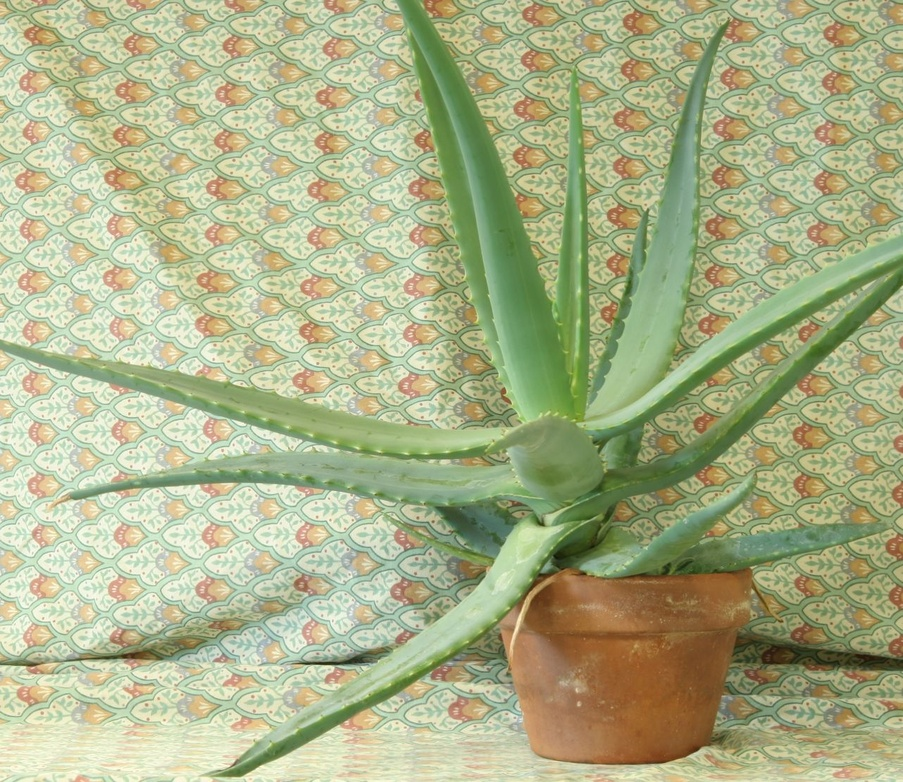
#> input picture camera_calibration_3d_restruct/data/aloeL.jpg, 903 x 782 px, shrunk from 1282 x 1110 before the run
$ python test_code.py   (Python 2 division)
#> lines starting #> are read from the running program, lines starting #| are printed output that depends on the picture
# -*- coding: utf-8 -*-
import numpy as np
import cv2


objp = np.zeros((6*7,3), np.float32)
# print objp
objp[:,:2] = np.mgrid[0:7,0:6].T.reshape(-1,2)
# print objp

axis = np.float32([[3,0,0], [0,3,0], [0,0,-3]])
# print axis

axis = np.float32([[3,0,0], [0,3,0], [0,0,-3]]).reshape(-1,3)
# print axis

def test_corners_funcSolvePnP():
    with np.load('cali_data.npz') as X:
        mtx, dist, _, _ = [X[i] for i in ('mtx', 'dist', 'rvecs', 'tvecs')]
    criteria = (cv2.TERM_CRITERIA_EPS + cv2.TERM_CRITERIA_MAX_ITER, 30, 0.001)
    objp = np.zeros((7 * 5, 3), np.float32)
    objp[:, :2] = np.mgrid[0:7, 0:5].T.reshape(-1, 2)
    axis = np.float32([[3, 0, 0], [0, 3, 0], [0, 0, -3]]).reshape(-1, 3)
    img = cv2.imread('../calibration_img/back_cam_big_grids/dataset1/IMG_20170507_112713.jpg')
    gray = cv2.cvtColor(img,cv2.COLOR_BGR2GRAY)
    ret, corners = cv2.findChessboardCorners(gray, (7,5),None)
    # print ret
    # print corners
    corners2 = cv2.cornerSubPix(gray,corners,(11,11),(-1,-1),criteria)
    # print '---------------------------------------------------------'
    # print corners2
    what = cv2.solvePnP(objp, corners2, mtx, dist)
    print what
    print type(what)
    # '''
    # (True, array([[ 0.15209269],
    #    [-0.02034258],
    #    [-0.58866694]]), array([[-3.64994464],
    #    [-1.32451522],
    #    [ 9.6160166 ]]))
    # '''

def test_orb_epipole_geometry():
    img1 = cv2.imread('data/aloeL.jpg', 0)  # queryimage # left image
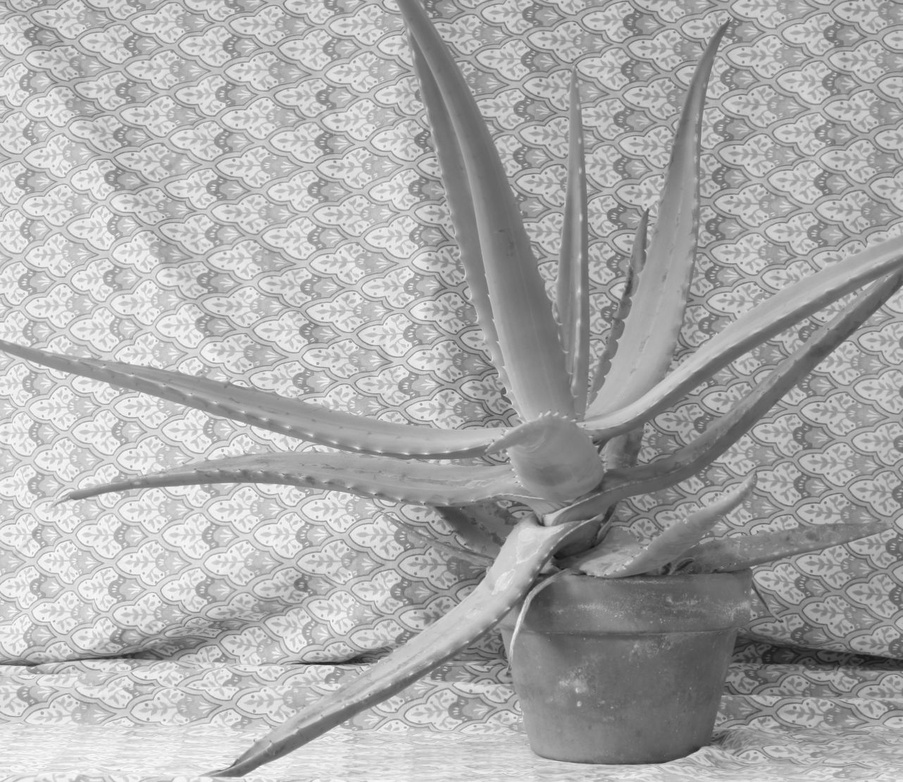
#> img1: shape (782, 903); min 18, max 255, mean 170.8
    img2 = cv2.imread('data/aloeR.jpg', 0)  # trainimage # right image
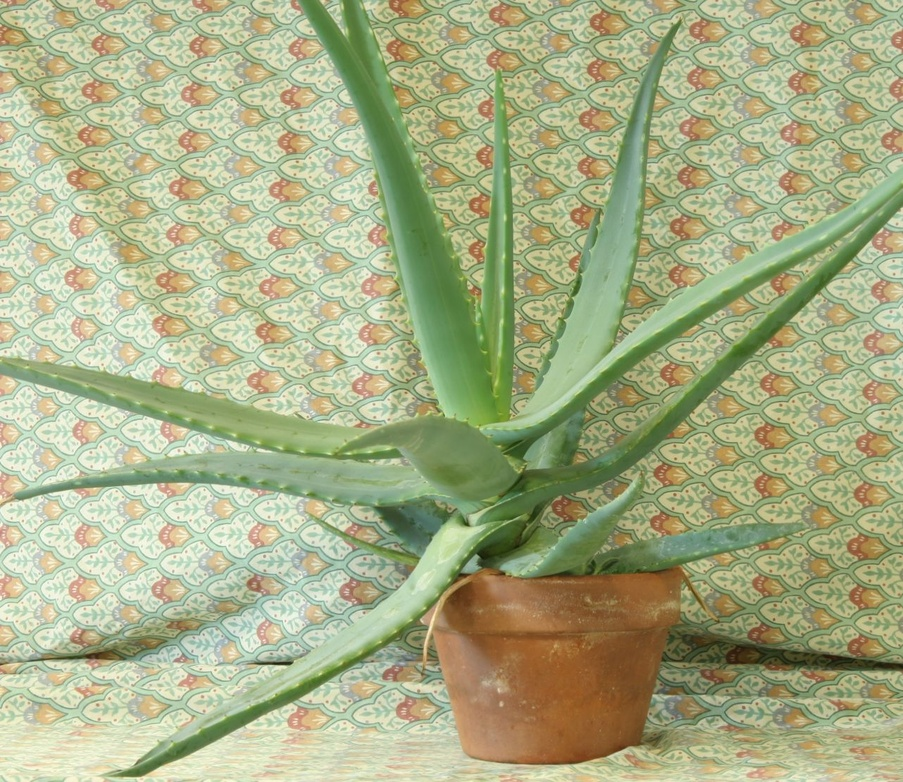
#> input picture camera_calibration_3d_restruct/data/aloeR.jpg, 903 x 782 px, shrunk from 1282 x 1110 before the run
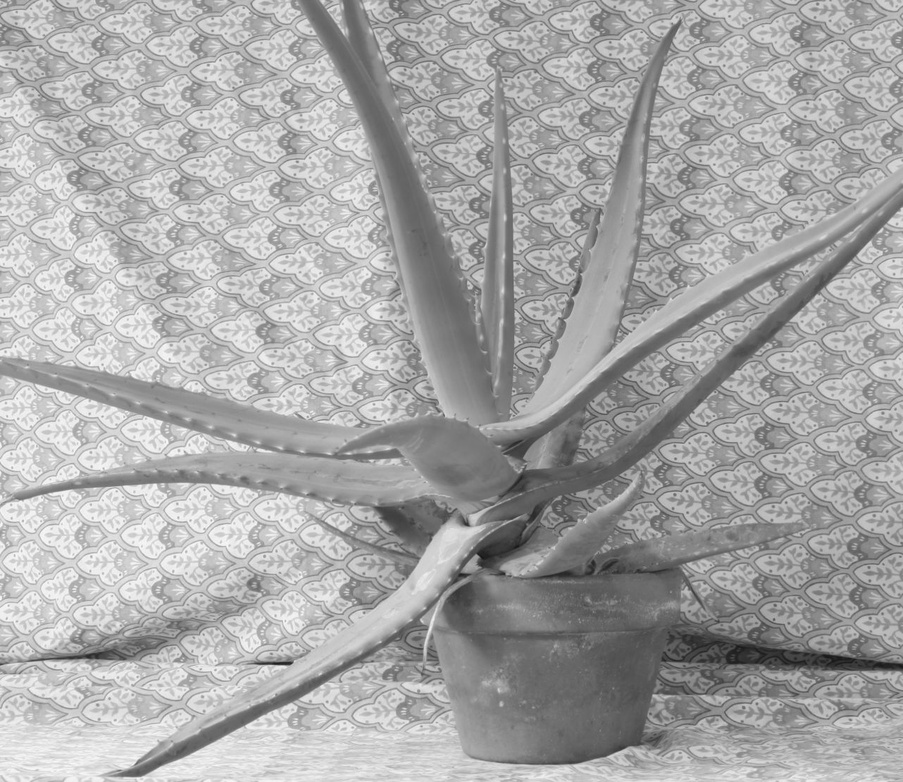
#> img2: shape (782, 903); min 20, max 253, mean 167.8

    orb = cv2.ORB_create()
    kp1 = orb.detect(img1, None)
#> kp1 = 500 keypoints; strongest (x, y, size): (332, 668, 37.2), (542, 524, 37.2), (543, 524, 53.6), (331, 668, 44.6)
    kp2 = orb.detect(img2, None)
#> kp2 = 500 keypoints; strongest (x, y, size): (291, 663, 31), (290, 662, 37.2), (467, 524, 37.2), (468, 525, 31)
    kp1, des1 = orb.compute(img1, kp1)
    kp2, des2 = orb.compute(img2, kp2)

    print 'length of kp1 is {0}'.format(len(kp1))
#| length of kp1 is 500
    print 'length of kp2 is {0}'.format(len(kp2))
#| length of kp2 is 500


# SIFT SURF
#     FLANN_INDEX_KDTREE = 0
#     index_params = dict(algorithm=FLANN_INDEX_KDTREE, trees=5)

    FLANN_INDEX_LSH = 6
    index_params = dict(algorithm=FLANN_INDEX_LSH,
                        table_number=6,  # 12
                        key_size=12,  # 20
                        multi_probe_level=1)  # 2
    search_params = dict(checks=50)
    flann = cv2.FlannBasedMatcher(index_params, search_params)
    matches = flann.knnMatch(des1, des2, k=2)
#> matches = 500 matches
    print matches
#> (printed output is left out)
    print len(matches)  # 500

    print '---flann obj---'
    print [method for method in dir(flann) if callable(getattr(flann, method))and method[:2] != '__' ]


    good = []
    pts1 = []
    pts2 = []
    # ratio test as per Lowe's paper
    for i, (m, n) in enumerate(matches):

        # [6 lines of commented-out code are left out]
        pass

if __name__ == '__main__':
    # test_corners_funcSolvePnP()
    # print objp
    test_orb_epipole_geometry()
    pass
